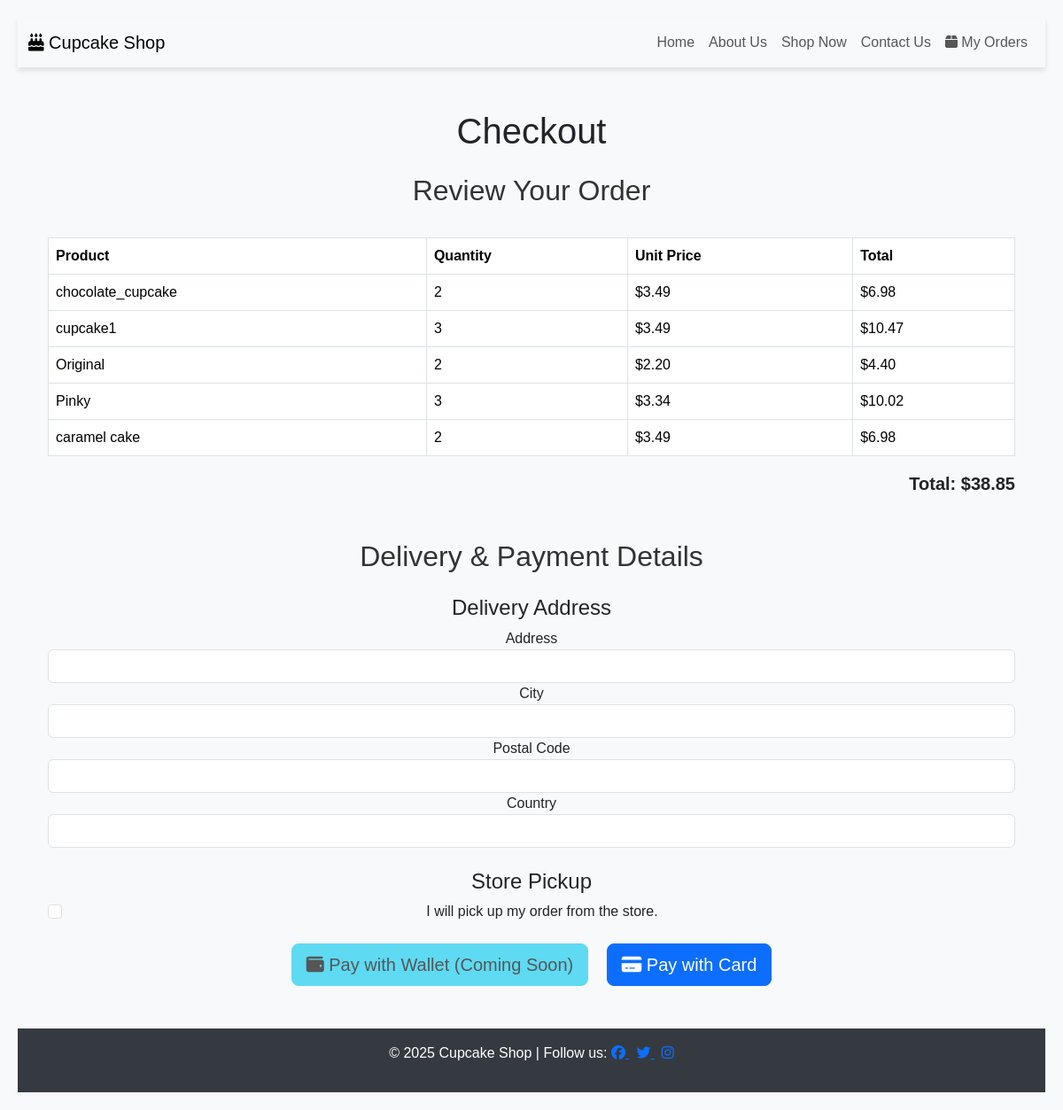
The app's page /checkout/ (signed in), older data.
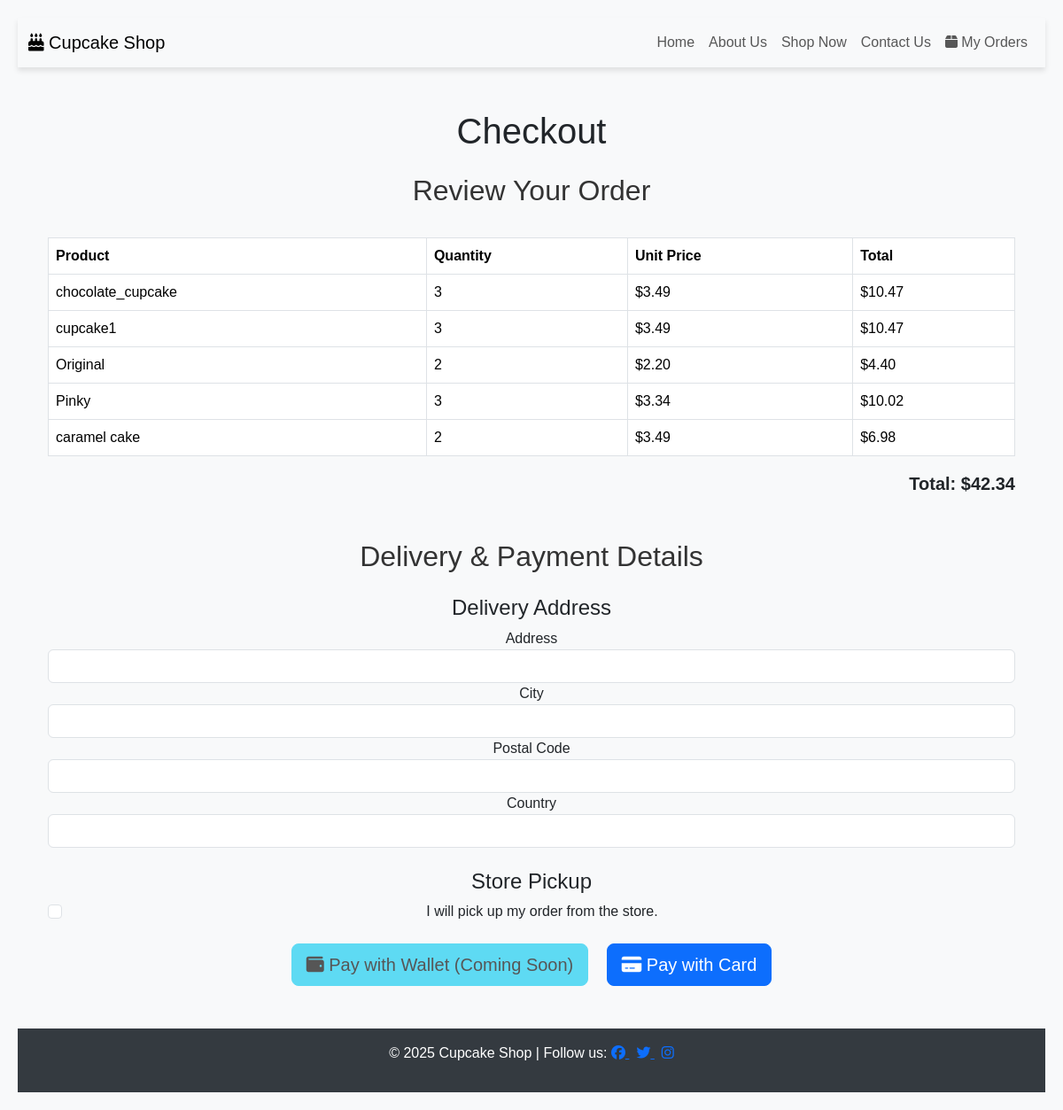
The same page, newer data.
### shop/models.py (models this page shows, shortened)
class CartItem(models.Model):
    cart = models.ForeignKey(Cart, on_delete=models.CASCADE, related_name="items")
    cupcake = models.ForeignKey('Cupcake', on_delete=models.CASCADE)
    quantity = models.PositiveIntegerField(default=1)
    class Meta:
        unique_together = ('cart', 'cupcake')  # Ensures no duplicate items
    @property
    def total_price(self):
        return self.cupcake.price * self.quantity

class Cupcake(models.Model):
    name = models.CharField(max_length=100)
    description = models.TextField()
    price = models.DecimalField(max_digits=6, decimal_places=2)
    category = models.ForeignKey(
        Category, on_delete=models.CASCADE, related_name="cupcakes"
    )
    image = models.ImageField(upload_to="cupcakes/")
    created_at = models.DateTimeField(auto_now_add=True)

### shop/views.py (the view)
# urls.py: path('checkout/', views.checkout, name='checkout'),
def checkout(request):
    cart = Cart.objects.filter(user=request.user).first()
    if cart:
        cart_items = CartItem.objects.filter(cart=cart)
        cart_total = sum(item.cupcake.price * item.quantity for item in cart_items)
    else:
        cart_items = []
        cart_total = 0
    return render(request, 'shop/checkout.html', {'cart_items': cart_items, 'cart_total': cart_total})

### shop/templates/shop/checkout.html (shortened to what this page needs)
{% extends "base.html" %}
{% block content %}
<div class="container">
    <h1 class="text-center my-4">Checkout</h1>
    <h2 class="mb-4">Review Your Order</h2>
    {% if cart_items %}
    <div class="table-responsive">
        <table class="table table-bordered">
            <thead class="thead-dark">
                <tr>
                    <th>Product</th>
                    <th>Quantity</th>
                    <th>Unit Price</th>
                    <th>Total</th>
                </tr>
            </thead>
            <tbody>
                {% for item in cart_items %}
                <tr>
                    <td>{{ item.cupcake.name }}</td>
                    <td>{{ item.quantity }}</td>
                    <td>${{ item.cupcake.price|floatformat:2 }}</td>
                    <td>${{ item.total_price|floatformat:2 }}</td>
                </tr>
                {% endfor %}
            </tbody>
        </table>
    </div>
    <p class="text-end fs-5 fw-bold">Total: ${{ cart_total|floatformat:2 }}</p>
    <h2 class="mt-5 mb-4">Delivery & Payment Details</h2>
    <form action="{% url 'process_checkout' %}" method="post" id="payment-form">
        <div class="mb-4">
            <h4>Delivery Address</h4>
            <div class="form-group">
                <label for="delivery_address">Address</label>
                <input type="text" class="form-control" id="delivery_address" name="delivery_address" required>
            </div>
            <div class="form-group">
                <label for="city">City</label>
                <input type="text" class="form-control" id="city" name="city" required>
            </div>
            <div class="form-group">
                <label for="postal_code">Postal Code</label>
                <input type="text" class="form-control" id="postal_code" name="postal_code" required>
            </div>
            <div class="form-group">
                <label for="country">Country</label>
                <input type="text" class="form-control" id="country" name="country" required>
            </div>
        </div>
        <div class="mb-4">
            <h4>Store Pickup</h4>
            <div class="form-check">
                <input class="form-check-input" type="checkbox" id="store_pickup" name="store_pickup">
                <label class="form-check-label" for="store_pickup">
                    I will pick up my order from the store.
                </label>
            </div>
        </div>
        <div class="text-center mt-4">
            <button type="button" class="btn btn-info btn-lg me-3" disabled>
                <i class="fa-solid fa-wallet"></i> Pay with Wallet (Coming Soon)
            </button>
            <button type="button" class="btn btn-primary btn-lg" data-bs-toggle="modal" data-bs-target="#paymentModal">
                <i class="fa-solid fa-credit-card"></i> Pay with Card
            </button>
        </div>
    </form>
    {% else %}
    <div class="alert alert-info text-center">
        <p>Your cart is empty. <a href="{% url 'shop' %}" class="text-primary">Continue shopping</a>.</p>
    </div>
    {% endif %}
</div>
{% endblock %}

Row changes from the older to the newer data that the page shows:
changed CartItem "chocolate_cupcake": quantity "2" → "3"; total_price "6.98" → "10.47"
Text that changed along with them:
{{ cart_total|floatformat:2 }}: "38.85" → "42.34"
